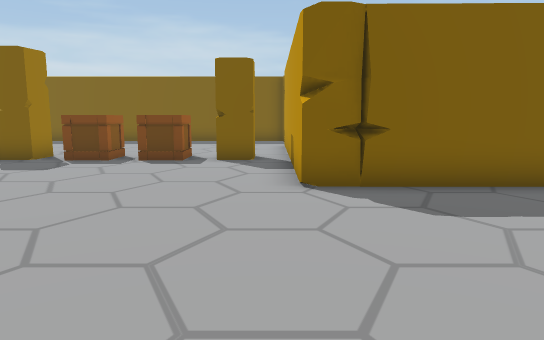
view 1 (above)

23 first-person views from a walk through a Unity game level. The camera is 1.2 m above the floor, tilts 8° down and sees 70° across. Doors are open. The floor is counted in squares, 1 m on a side. Each view is taken from the middle of a square. On the plan, view 1 faces up. The plan holds only what a view shows up to about 15 squares ahead; the rest is blank. The place goes on beyond the plan. Some animated figures are not drawn.

view 2
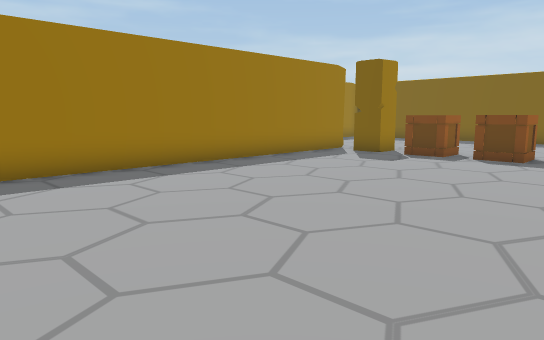

view 3
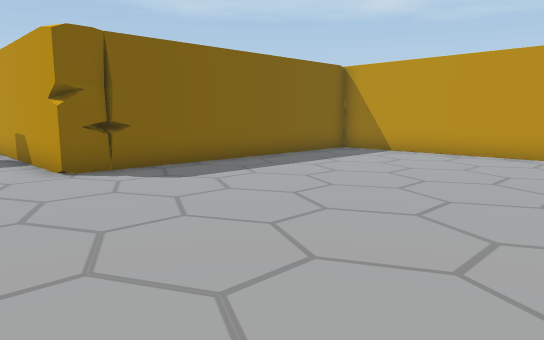

view 4
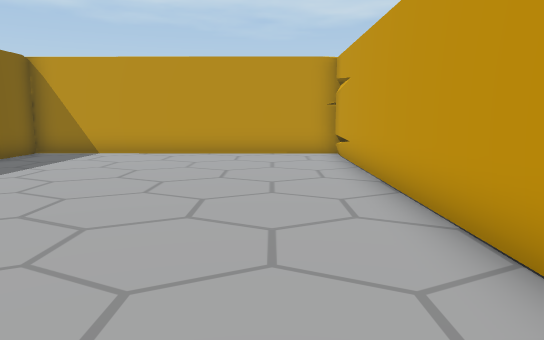

view 5
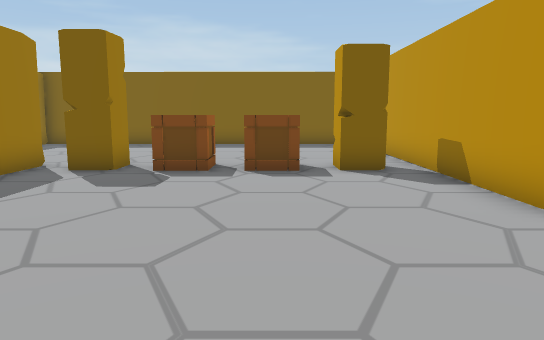

view 6
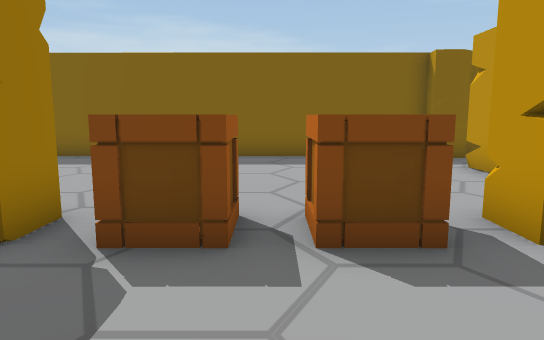

view 7
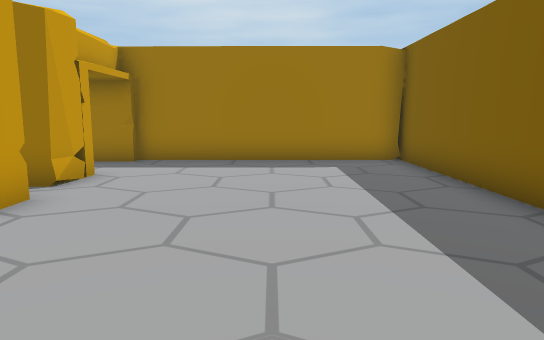

view 8
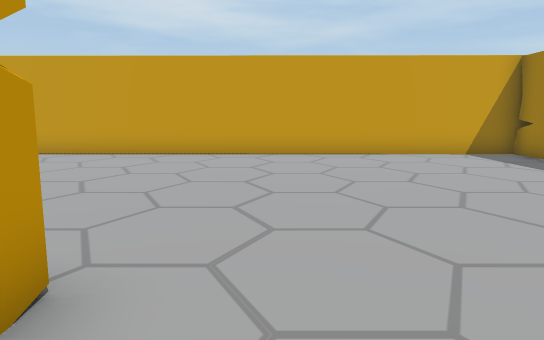

view 9
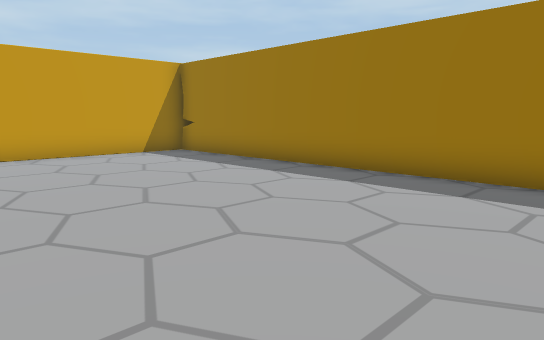

view 10
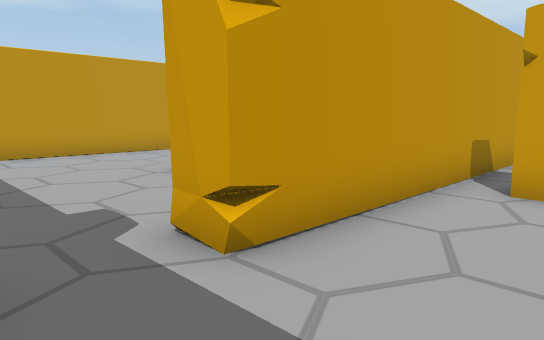

view 11
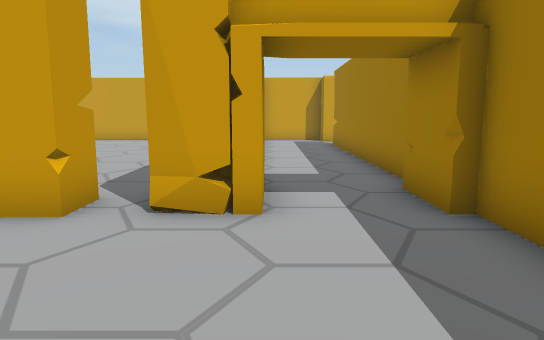

view 12
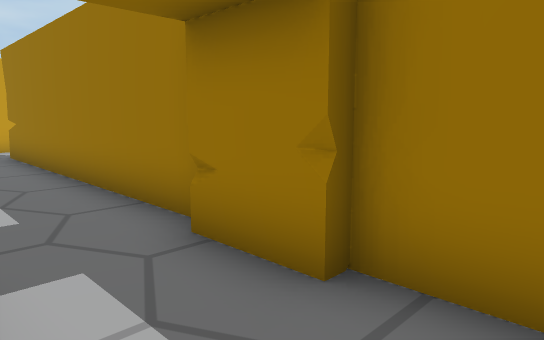

view 13
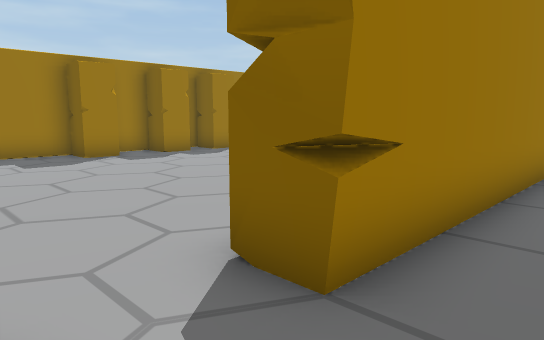

view 14
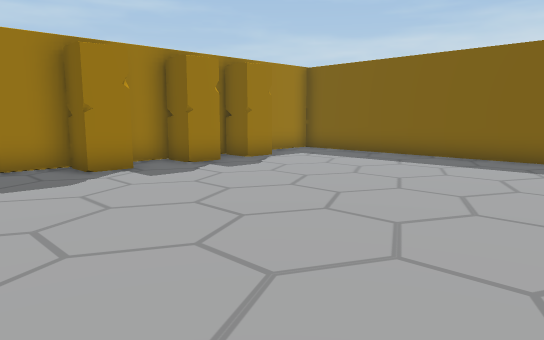

view 15
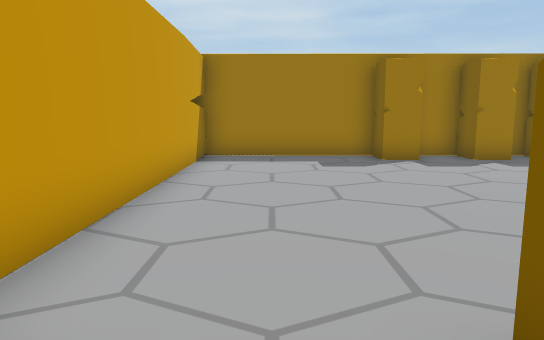

view 16
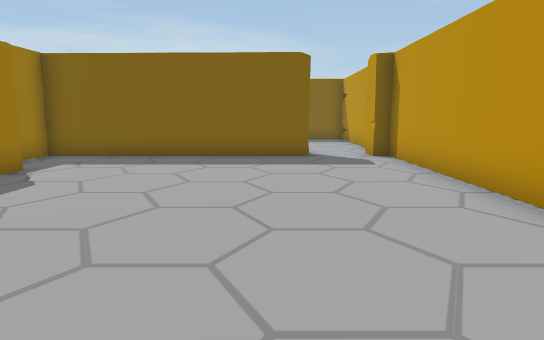

view 17
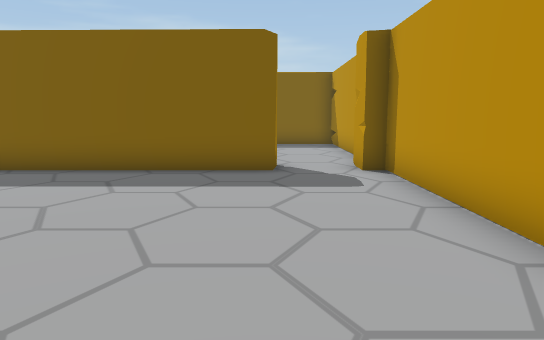

view 18
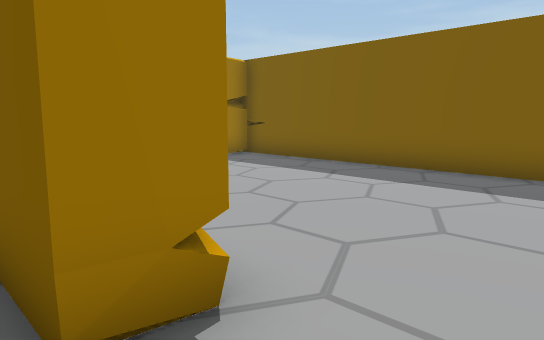

view 19
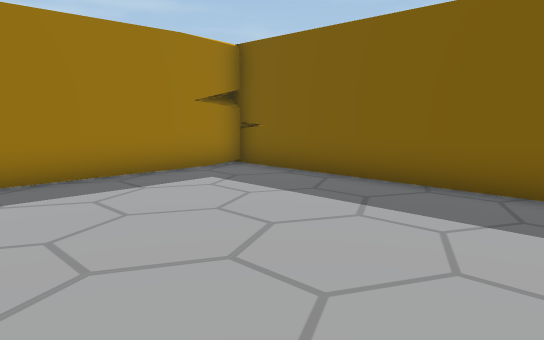

view 20
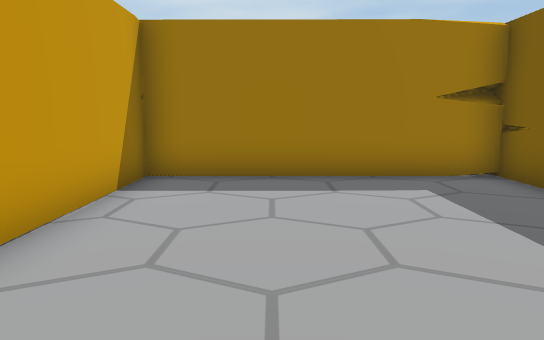

view 21
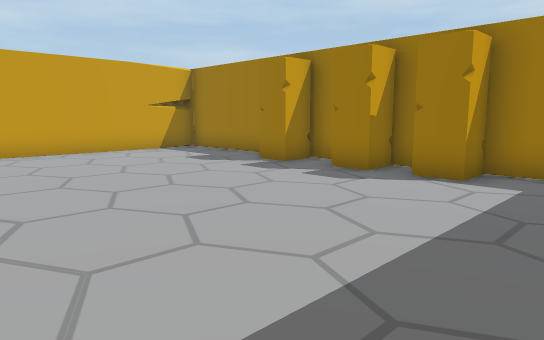

view 22
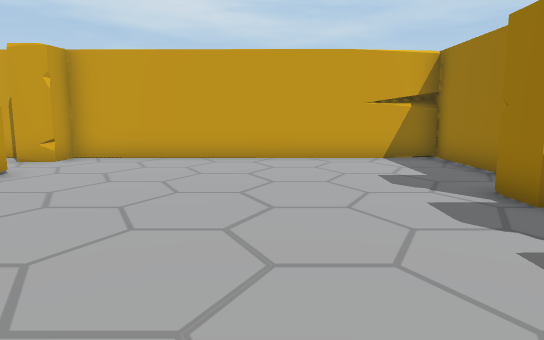

view 23
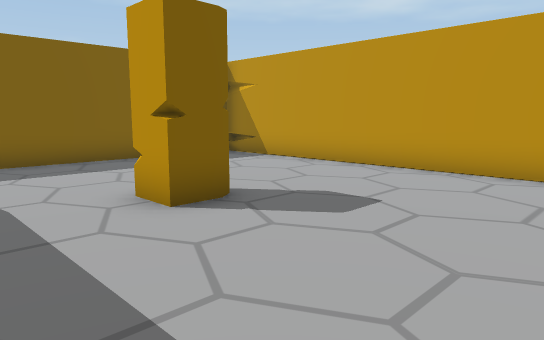

### Floor plan
Points are (right, up) in squares from view 1. A wall is a line through its corners. A room is listed if a view was taken in it or the views show most of it. See-through windows are left out.
Room 1 (views 1, 2, 3, 4, 5, 6, 7, 8, 9, 10, 11, 12)
walls: (1.5, 6.6) (1, 6.5); (1.6, 6.4) (1.5, 7.1); (-9.2, 11.4) (-8.5, 11.3) (-8.5, -3); (-9.6, 11.4) (-9.5, 11); (-9.9, 11.4) (-8.5, 11.4); (1, 18) (0.5, 18.1) (0.5, 18.5) (-12.9, 18.5); (-9, -3) (10.4, -3); (-12.5, 18.5) (-12.5, 11.4) (-12.3, 11.4); (10.3, -3.4) (10.3, 6.5) (0.5, 6.5) (0.5, 16)
ways out: opening at (-11, 10.5) to room 2; open door at (1, 17) to room 5
objects: other object (-7, 11); other object (-5, 11); other object (-3, 11); other object (-1, 11)
Room 2 (views 13, 15)
walls: (-12.5, 0.2) (-12.9, 0); (-12.5, 0.2) (-13.5, 0); (-12.5, 9.4) (-12.5, 0); (-9.9, 9.8) (-9.9, 11.4); (-12.3, 11.4) (-12.2, 11.1) (-12.2, 9.6)
low walls: (-12.2, 10.1) (-12.3, 9.6); (-12.2, 10.1) (-12.3, 9.5)
ways out: opening at (-11, 10.5) to room 1; open door at (-13, -1) to room 3
Room 3 (views 14, 16, 17, 18, 21, 22)
walls: (-23.7, 4.7) (-23.7, 2.7); (-23.7, 2.2) (-23.7, -3.5); (-13.5, 3.9) (-13.5, 10.5) (-14, 10.5); (-23.7, 6.9) (-23.7, 5.4); (-15.9, 10.5) (-23.7, 10.5) (-23.7, 7.4); (-23.8, -3) (-13.5, -3) (-13.5, -2.1)
low walls: (-13.5, -2.1) (-13, -2)
ways out: open door at (-13, -1) to room 2; open door at (-15, 11) to room 4
objects: other object (-23, 2) to (-23, 3); other object (-23, 5); other object (-23, 7)
Room 4 (views 19, 20)
walls: (-15.4, 18.5) (-24.1, 18.5); (-13.5, 13.4) (-13.5, 17.1); (-23.7, 18.6) (-23.7, 11.4) (-19.5, 11.4)
ways out: open door at (-15, 11) to room 3
Room 5 (view 23)
walls: (0.9, 16) (1.6, 15.9); (7, 18.5) (3.8, 18.5); (10.3, 9.4) (10.3, 18.5)
ways out: open door at (1, 17) to room 1
objects: other object (5, 13)

Positions as (right, up) in squares from view 1, and headings:
1: (0, 0), facing up
2: (0, -1), facing up-left
3: (-2, -2), facing up-right
4: (-2, -1), facing right
5: (-3, 2), facing up
6: (-4, 7), facing up
7: (-2, 15), facing left
8: (-1, 9), facing down
9: (-1, 9), facing down-left
10: (-2, 18), facing down-right
11: (-10, 16), facing down
12: (-10, 13), facing down-left
13: (-11, -2), facing up-left
14: (-14, -1), facing up-left
15: (-12, -1), facing left
16: (-17, -1), facing up
17: (-16, 2), facing up
18: (-14, 10), facing up-left
19: (-16, 12), facing up-left
20: (-16, 14), facing left
21: (-15, 10), facing down-left
22: (-19, 8), facing down
23: (2, 8), facing up-right
